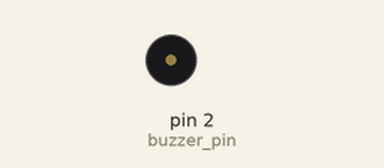
This sketch was run on a simulated Arduino Uno, built with avr-gcc and run on an emulated ATmega328P. On the bench: buzzer (waves = sounding). What the sketch prints to the serial monitor is not drawn.

Above: at 0.3 s.
Timing chart, 0 to 3.0 s (numbered marks = the images above):
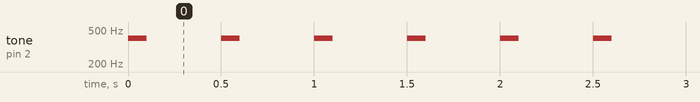

The sketch:

usb_beep_test.ino
```cpp
// piezo buzzer test
// buzzer on pin 2
// beep when pin 0 is high

const uint8_t buzzer_pin = 2;
const uint8_t sense_pin  = 0;

void setup() {
    pinMode(buzzer_pin, OUTPUT);
    pinMode(sense_pin, INPUT);

    Serial.begin(9600);

}

void loop() {
  Serial.println(digitalRead(sense_pin));
    if (digitalRead(sense_pin) == HIGH) {
        tone(buzzer_pin, 1000); // 2 khz tone
    } else {
        tone(buzzer_pin, 400); // 2 khz tone
    }
    delay(100);
    noTone(buzzer_pin);
    delay(400);
}
```

Measured:
- by itself, tone on pin 2 (buzzer_pin): alternates 400 Hz for 0.10 s and silent for 0.40 s
